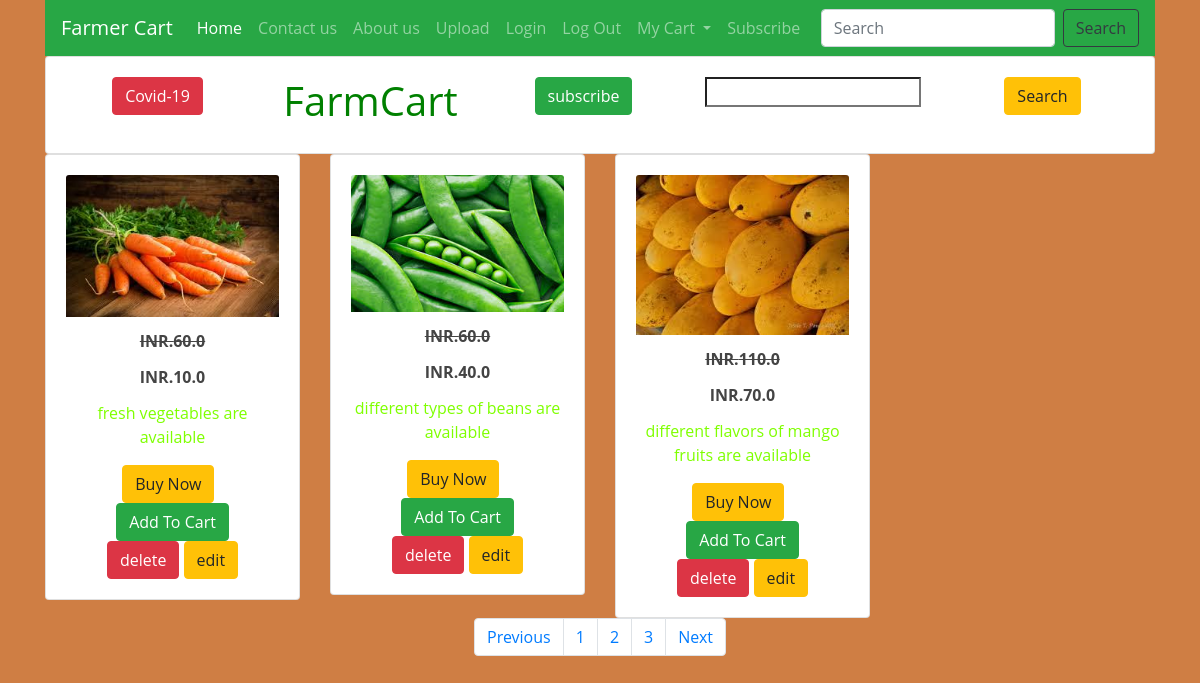
The page / on the database its author committed.
### testapp/models.py (models this page shows, shortened)
class Prodcuts(models.Model):
    product_name=models.CharField(max_length=100)
    product_type=models.CharField(max_length=100)
    description=models.TextField()
    picture=models.ImageField()
    discounted_price=models.FloatField()
    original_price = models.FloatField()

### testapp/views.py (the view)
# urls.py: path('',views.index,name='home'),
def index(request):
    item=Prodcuts.objects.all()
    return render(request,'index.html',{'product_item':item})

### testapp/templates/index.html (shortened to what this page needs)
<!DOCTYPE html>
<html>
    <head>
        <link rel="stylesheet" href="https://maxcdn.bootstrapcdn.com/bootstrap/4.0.0/css/bootstrap.min.css">
        <link rel="stylesheet" href="css/style.css">
    </head>
    <body style="background-color:rgb(207, 126, 68);">
        <div class="container" >
            <nav class="navbar navbar-expand-lg  navbar-dark bg-success">
                <a class="navbar-brand" href="/home">Farmer Cart</a>
                <div class="collapse navbar-collapse" id="navbarSupportedContent">
                  <ul class="navbar-nav mr-auto">
                    <li class="nav-item active">
                      <a class="nav-link" href="#">Home <span class="sr-only">(current)</span></a>
                    </li>
                    <li class="nav-item">
                      <a class="nav-link" href="/contact">Contact us</a>
                    </li>
                    <li class="nav-item">
                        <a class="nav-link" href="/About_us">About us</a>
                      </li>
                      <li class="nav-item">
                        <a class="nav-link" href="{% url 'upload-product' %}">Upload</a>
                      </li>
                      <li class="nav-item">
                        <a class="nav-link" href="/accounts/login">Login</a>
                      </li>
                      <li class="nav-item">
                        <a class="nav-link" href="/logout">Log Out</a>
                      </li>
                    <li class="nav-item dropdown">
                      <a class="nav-link dropdown-toggle" href="#" id="navbarDropdown" role="button" data-toggle="dropdown" aria-haspopup="true" aria-expanded="false">
                        My Cart
                      </a>
                    </li>
                    <li class="nav-item">
                      <a class="nav-link" href="/subscribe">Subscribe</a>
                    </li>
                  </ul>
                  <form class="form-inline my-2 my-lg-0">
                    <input class="form-control mr-sm-2" type="search" placeholder="Search" aria-label="Search">
                    <button class="btn btn-outline-dark my-2 my-sm-0" type="submit">Search</button>
                  </form>
                </div>
              </nav>
        </div>
        <div class="container" align="center">
            <div class="row">
                <div class="col">
                    <div class="card">
                        <form class="card-body">
                            <div class="row">
                              <div class = "col">
                                <input type="button" class="btn btn-danger" value="Covid-19" onclick="showAlert()">
                              </div>
                              <div class = "col">
                                <h1 style="color:green;">FarmCart</h1>
                              </div>
                              <div class ="col">
                                <button onclick="/subscribe" class = "btn btn-success"> subscribe</button>
                              </div>
                                <div class="col">
                                    <input  type="search" name="item_name" value="">
                                </div>
                                <div class="col">
                                    <input  type="submit" name="" class="btn btn-warning" value="Search">
                                </div>
                            </div>
                        </form>
                    </div>
                </div>
            </div>
        </div>
        <div class="container" align="center">
          <div class="row">
              {% for i in product_item %}
              <div class="col-md-3">
                  <div class="card">
                      <div class="card-body">
                          <img class="card-img-top" src="{{i.picture.url}}" alt="Card image cap">
                          <div class="card-title" id="oprice">
                               <strike><b>INR.{{i.original_price}}</b></strike>
                          </div>
                          <div class="card-title" id="dprice">
                              <b>INR.{{i.discounted_price}}</b>
                         </div>
                         <div class="card-title" id="dprice">
                          <p>{{i.description}}</p>
                          </div>
                          <form method="" action="/display">
                              <button class="btn btn-warning">Buy Now</button>&nbsp;&nbsp;
                              <button  id={{i.id}} class="btn atc btn-success">Add To Cart</button>
                          </form>
                              <center>
                                <a href="delete/{{i.id}}" class="btn btn-danger" id = '{{i.id}}'>delete</a>
                                <a href="update/{{i.id}}" class="btn btn-warning" id = '{{i.id}}'>edit</a>
                             </center>
                      </div>
                  </div>
              </div>
              {% endfor %}
          </div>
       </div>
       <nav aria-label="using pagination">
        <ul class="pagination justify-content-center">
          <li class="page-item"><a class="page-link" href="/index">Previous</a></li>
          <li class="page-item"><a class="page-link" href="/index">1</a></li>
          <li class="page-item"><a class="page-link" href="/index">2</a></li>
          <li class="page-item"><a class="page-link" href="/index">3</a></li>
          <li class="page-item"><a class="page-link" href="/index">Next</a></li>
        </ul>
          </nav>
      </body>
  </html>

### testapp/templates/css/style.css (style rules this page uses)
p { color: chartreuse; }
body { font-family: "Open Sans", sans-serif; color: #444444; }

### rows shown on the page
Prodcuts: picture (picture), original_price "60.0", discounted_price "10.0", description "fresh vegetables are available"
Prodcuts: picture (picture), original_price "60.0", discounted_price "40.0", description "different types of beans are available"
Prodcuts: picture (picture), original_price "110.0", discounted_price "70.0", description "different flavors of mango fruits are available"
